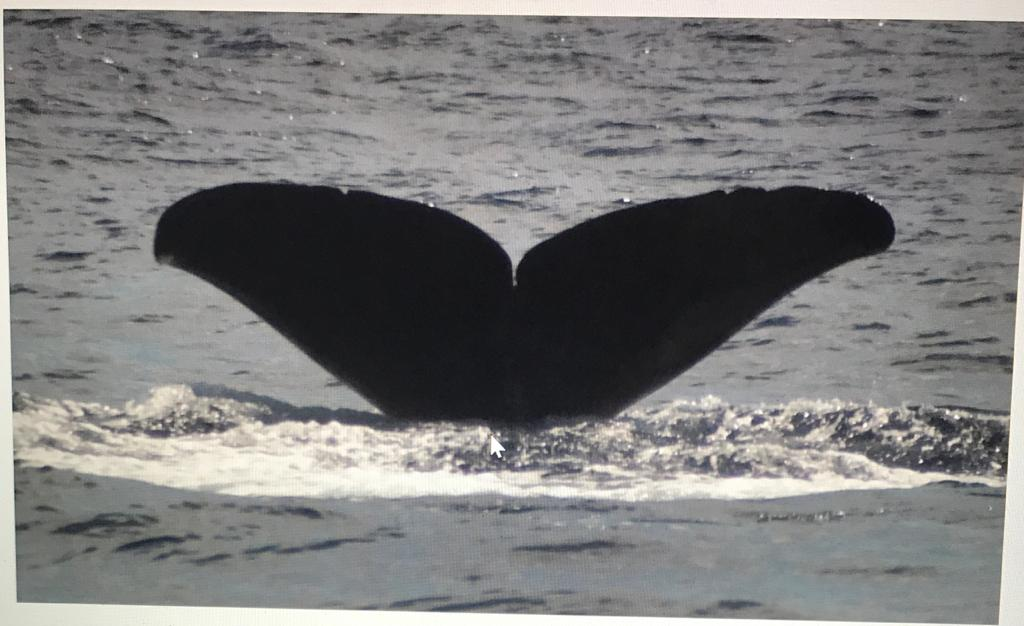
#> input picture test6.jpg, 1024 x 626 px
$ python edgewithbox.py
#> lines starting #> are read from the running program, lines starting #| are printed output that depends on the picture; after the words box and inside, x2 and y2 are one past the last pixel; in counts of white or black regions, pixels touching at a corner belong together
import cv2
import numpy as np
import random
from matplotlib import pyplot as plt

image = cv2.imread("test6.jpg")
#> image is the input picture: shape (626, 1024, 3); mean B, G, R 123.2, 123.7, 124.1
original = image.copy()
mask = np.zeros(image.shape, dtype=np.uint8)
gray = cv2.cvtColor(image, cv2.COLOR_BGR2GRAY)

thresh = cv2.threshold(gray, 0, 255, cv2.THRESH_BINARY_INV + cv2.THRESH_OTSU)[1]
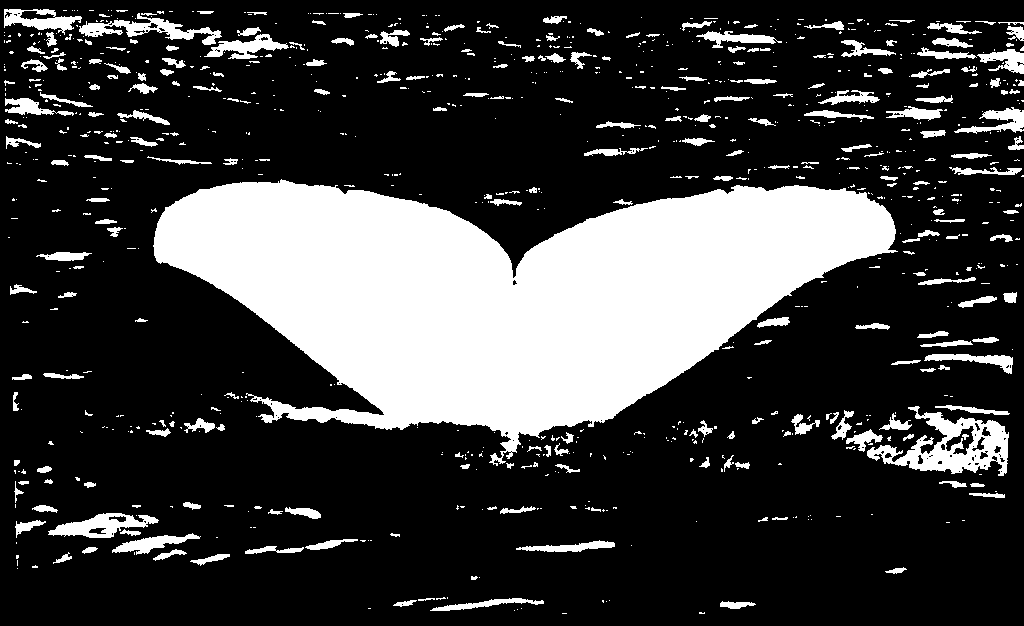
#> thresh: shape (626, 1024); 24% white; 921 white regions (667 under 20 px), largest, box (x1, y1, x2, y2) and area: (153, 179, 898, 466) 116673, (867, 406, 1009, 476) 4049, (79, 13, 222, 45) 1473
kernel = cv2.getStructuringElement(cv2.MORPH_RECT, (5,5))
opening = cv2.morphologyEx(thresh, cv2.MORPH_OPEN, kernel, iterations=3)
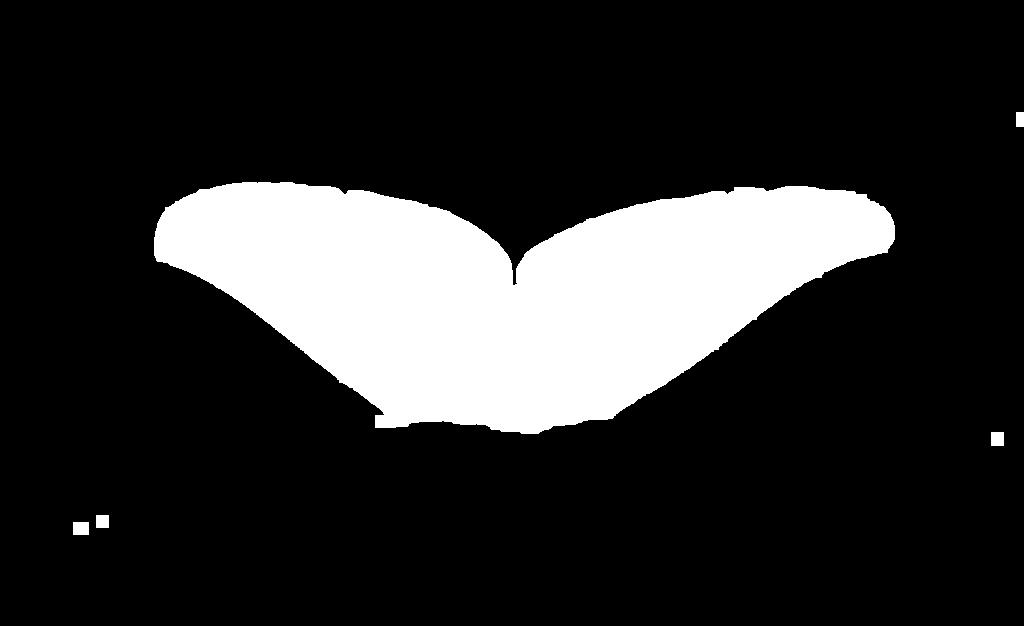
#> opening: shape (626, 1024); 18% white; 5 white regions

cnts = cv2.findContours(opening, cv2.RETR_EXTERNAL, cv2.CHAIN_APPROX_SIMPLE)
#> cnts = 5 contours; box (x1, y1, x2, y2) and area: (154, 182, 895, 434) 113594, (73, 522, 89, 535) 180, (991, 432, 1004, 446) 156, (96, 515, 109, 528) 144, (1016, 112, 1024, 127) 98
cnts = cnts[0] if len(cnts) == 2 else cnts[1]
cnts = sorted(cnts, key=cv2.contourArea, reverse=True)
for c in cnts:
    cv2.drawContours(mask, [c], -1, (255,255,255), -1)
    x,y,w,h = cv2.boundingRect(c)
    break
#> this loop made 1 pass
#> (x, y, w, h) on pass 1: (154, 182, 741, 252)
#> mask: shape (626, 1024, 3); 17.9% white; 1 white region, box (x1, y1, x2, y2) and area: (154, 182, 895, 434) 114431

close = cv2.morphologyEx(mask, cv2.MORPH_CLOSE, kernel, iterations=4)
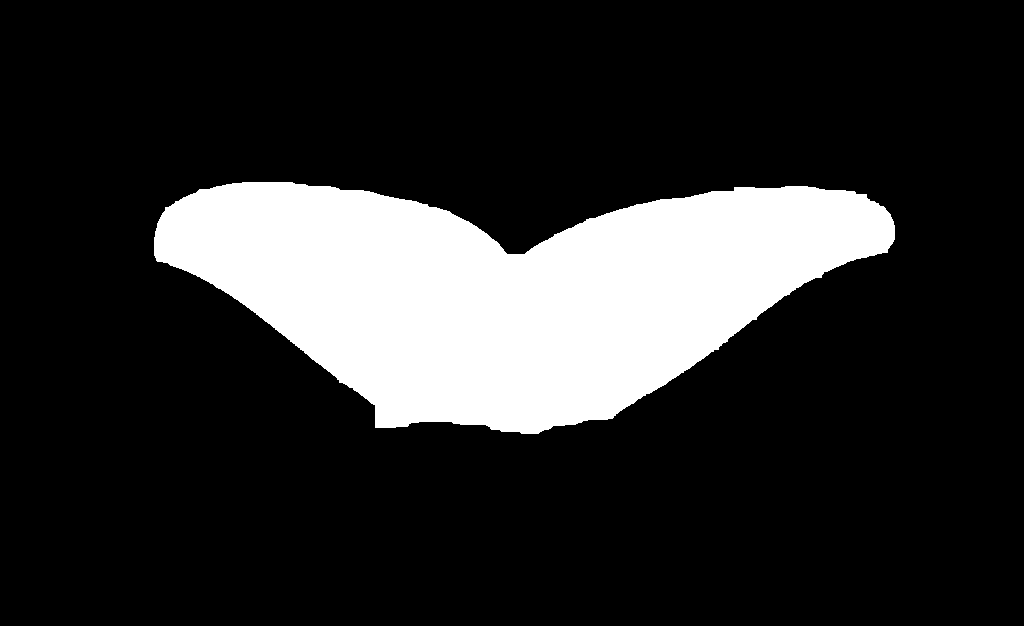
#> close: shape (626, 1024, 3); 17.9% white; 1 white region, box (x1, y1, x2, y2) and area: (154, 182, 895, 434) 114742
cv2.namedWindow("orginal", cv2.WINDOW_NORMAL)
cv2.imshow("orginal", image)
cv2.rectangle(close, (x,y), (x+w, y+h), (0, 0, 255), 2)
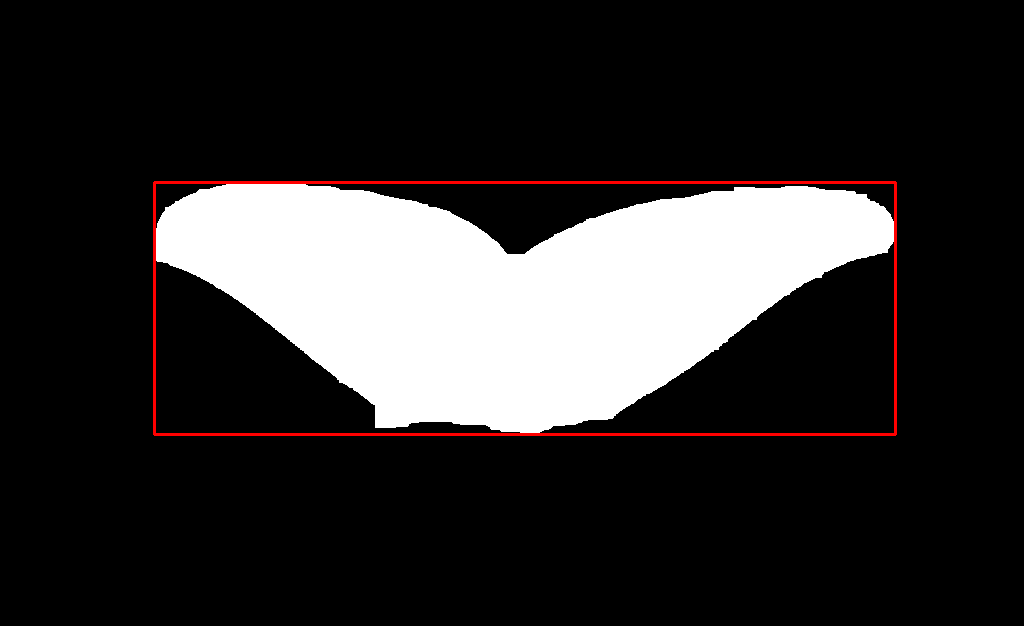
#> close: shape (626, 1024, 3); 0.93% of pixels changed, all inside (x1, y1, x2, y2) = (153, 181, 897, 436); drawn as B, G, R
cv2.namedWindow("output", cv2.WINDOW_NORMAL)
cv2.imshow("output", close)
cv2.rectangle(image, (x,y), (x+w, y+h), (0, 0, 255), 2)
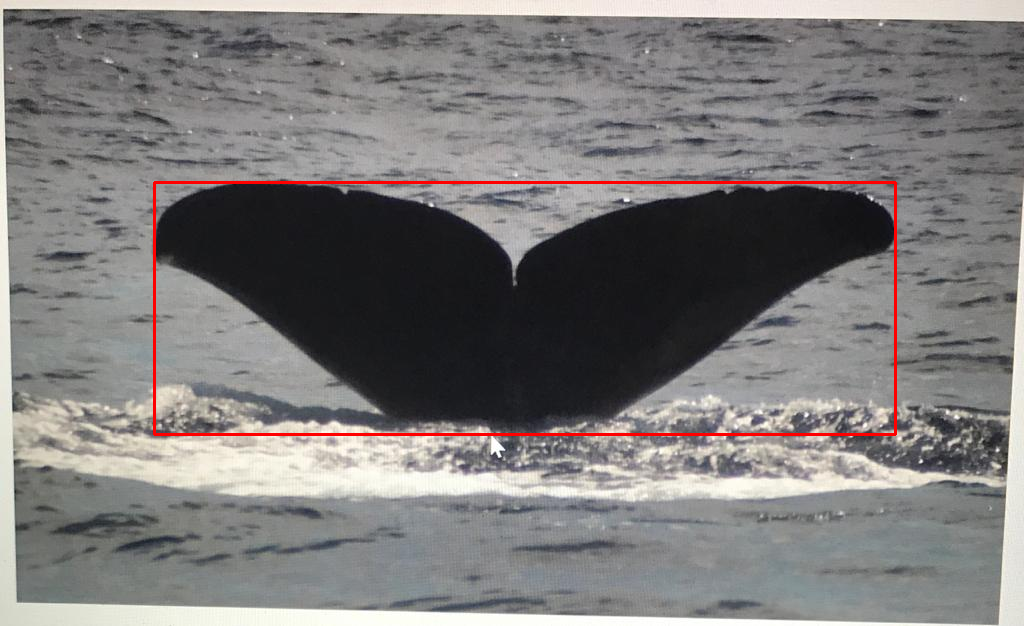
#> image: shape (626, 1024, 3); 0.93% of pixels changed, all inside (x1, y1, x2, y2) = (153, 181, 897, 436)
cv2.namedWindow("orginalwithbox", cv2.WINDOW_NORMAL)
cv2.imshow("orginalwithbox", image)
cv2.waitKey(0)

$ run again, with test3.jpg copied over test6.jpg
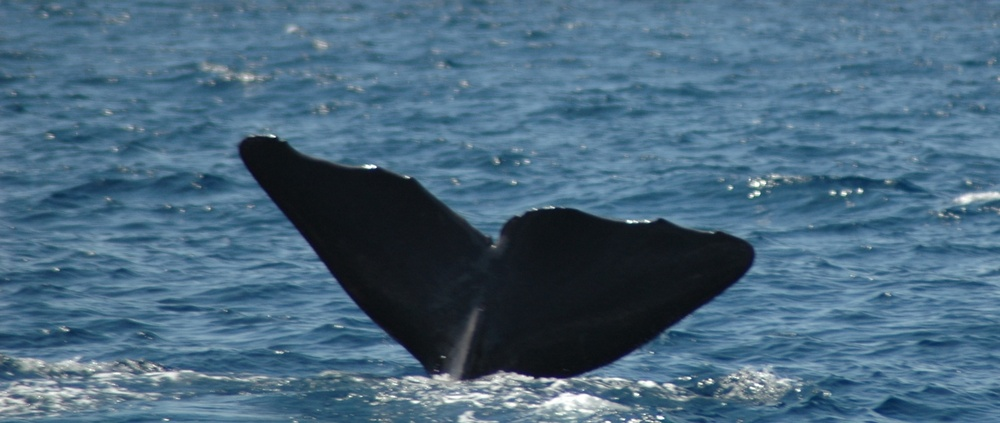
#> input picture test3.jpg, 1000 x 423 px, shrunk from 2233 x 945 before the run
#> image is the input picture: shape (423, 1000, 3); mean B, G, R 126.4, 104.1, 73.1
#> `thresh = cv2.threshold(gray, 0, 255, cv2.THRESH_BINARY_INV + cv2.THRES..`:
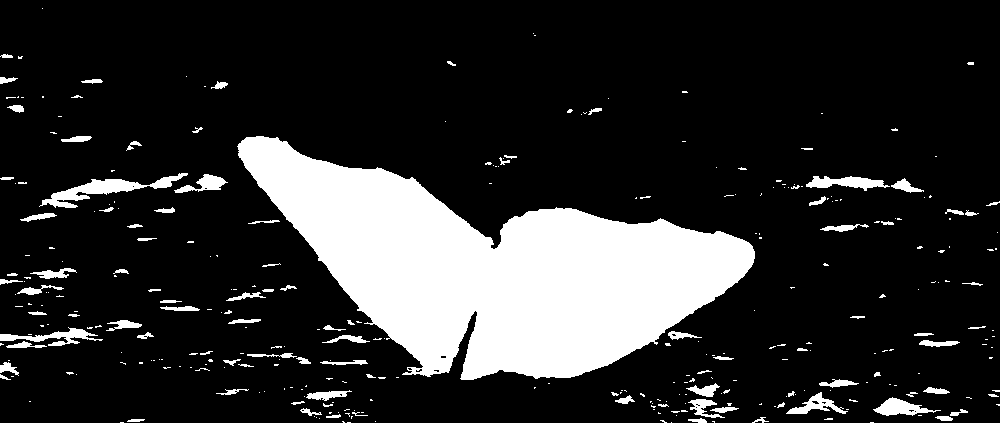
#> thresh: shape (423, 1000); 17.8% white; 333 white regions (234 under 20 px), largest, box (x1, y1, x2, y2) and area: (237, 136, 755, 380) 62826, (39, 173, 188, 208) 1453, (0, 327, 103, 346) 687
#> opening: shape (423, 1000); 14.8% white; 3 white regions
#> cnts = 3 contours; box (x1, y1, x2, y2) and area: (239, 137, 754, 379) 61625, (884, 400, 903, 415) 241, (105, 179, 120, 192) 168
#> the loop `for c in cnts:` made 1 pass
#> (x, y, w, h) on pass 1: (239, 137, 515, 242)
#> `cv2.rectangle(image, (x,y), (x+w, y+h), (0, 0, 255), 2)`:
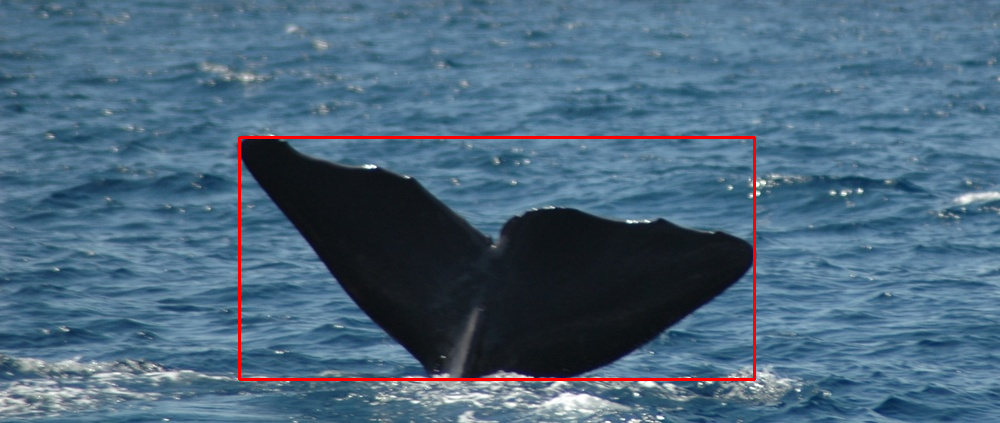
#> image: shape (423, 1000, 3); 1.07% of pixels changed, all inside (x1, y1, x2, y2) = (238, 136, 756, 381)

$ run again, with test4.jpg copied over test6.jpg
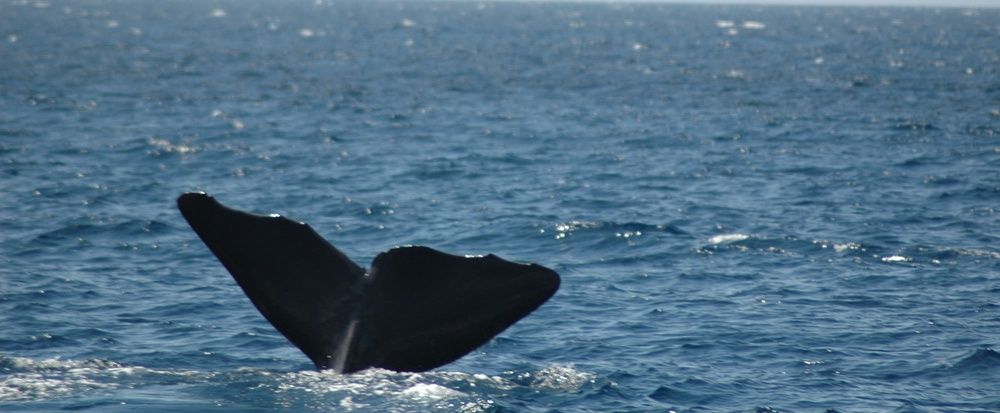
#> input picture test4.jpg, 1000 x 413 px, shrunk from 3007 x 1243 before the run
#> image is the input picture: shape (413, 1000, 3); mean B, G, R 133.1, 110, 78.4
#> `thresh = cv2.threshold(gray, 0, 255, cv2.THRESH_BINARY_INV + cv2.THRES..`:
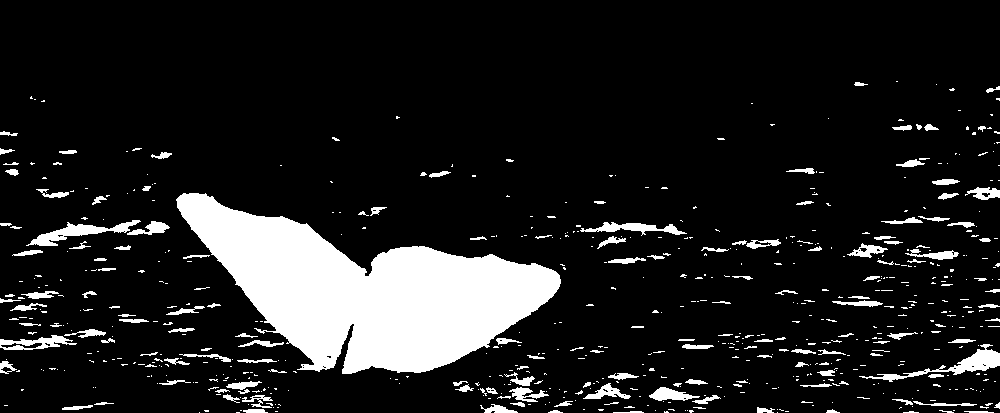
#> thresh: shape (413, 1000); 12.4% white; 648 white regions (487 under 20 px), largest, box (x1, y1, x2, y2) and area: (176, 193, 561, 374) 34825, (859, 344, 1000, 382) 1092, (26, 220, 141, 246) 940
#> opening: shape (413, 1000); 8.4% white; 2 white regions
#> cnts = 2 contours; box (x1, y1, x2, y2) and area: (179, 194, 559, 372) 33888, (977, 350, 1000, 366) 304
#> the loop `for c in cnts:` made 1 pass
#> (x, y, w, h) on pass 1: (179, 194, 380, 178)
#> `cv2.rectangle(image, (x,y), (x+w, y+h), (0, 0, 255), 2)`:
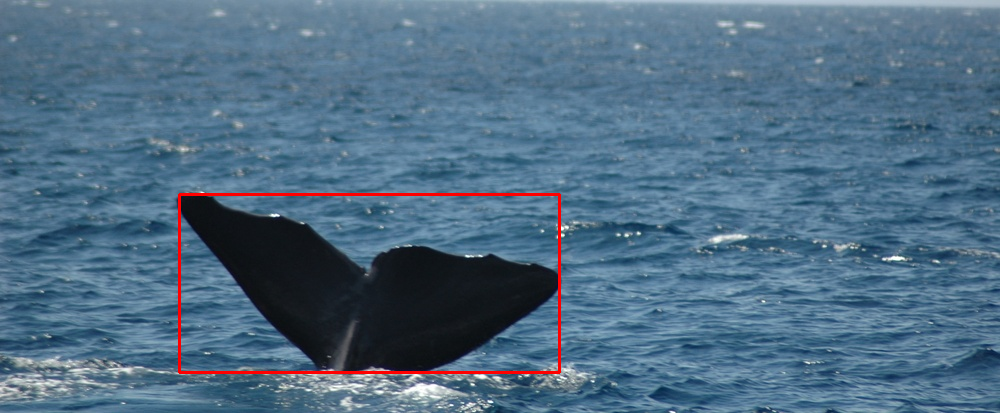
#> image: shape (413, 1000, 3); 0.81% of pixels changed, all inside (x1, y1, x2, y2) = (178, 193, 561, 374)
